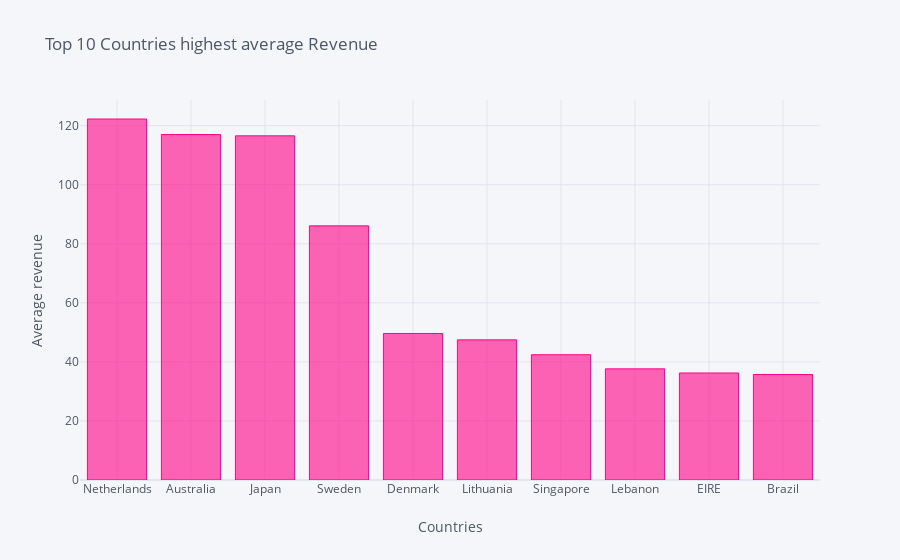

The notebook cell this image was saved under:
### Code cell
# visualize top 10 countries with highest average revenue  
df = data4[['Country', 'Revenue']].groupby(['Country']).agg('mean') 
df2 = df.reset_index()
df3 = df2.sort_values(by='Revenue', ascending=False).head(10)

df3.iplot(kind='bar', x='Country', xTitle='Countries', yTitle='Average revenue', 
           title='Top 10 Countries highest average Revenue', color='pink')

### Figure 1 — Plotly figure (JSON) as saved in the notebook; plotly's stock layout.template omitted (floating-point values rounded to 4 significant figures)
{"data": [{"marker": {"color": "rgba(255, 0, 136, 0.6)", "line": {"color": "rgba(255, 0, 136, 1.0)", "width": 1}}, "name": "Revenue", "orientation": "v", "text": "", "type": "bar", "x": ["Netherlands", "Australia", "Japan", "Sweden", "Denmark", "Lithuania", "Singapore", "Lebanon", "EIRE", "Brazil"], "y": [122.3, 117.0, 116.6, 86.07, 49.62, 47.46, 42.42, 37.64, 36.24, 35.74]}], "layout": {"legend": {"bgcolor": "#F5F6F9", "font": {"color": "#4D5663"}}, "paper_bgcolor": "#F5F6F9", "plot_bgcolor": "#F5F6F9", "title": {"font": {"color": "#4D5663"}, "text": "Top 10 Countries highest average Revenue"}, "xaxis": {"gridcolor": "#E1E5ED", "showgrid": true, "tickfont": {"color": "#4D5663"}, "title": {"font": {"color": "#4D5663"}, "text": "Countries"}, "zerolinecolor": "#E1E5ED"}, "yaxis": {"gridcolor": "#E1E5ED", "showgrid": true, "tickfont": {"color": "#4D5663"}, "title": {"font": {"color": "#4D5663"}, "text": "Average revenue"}, "zerolinecolor": "#E1E5ED"}}}
